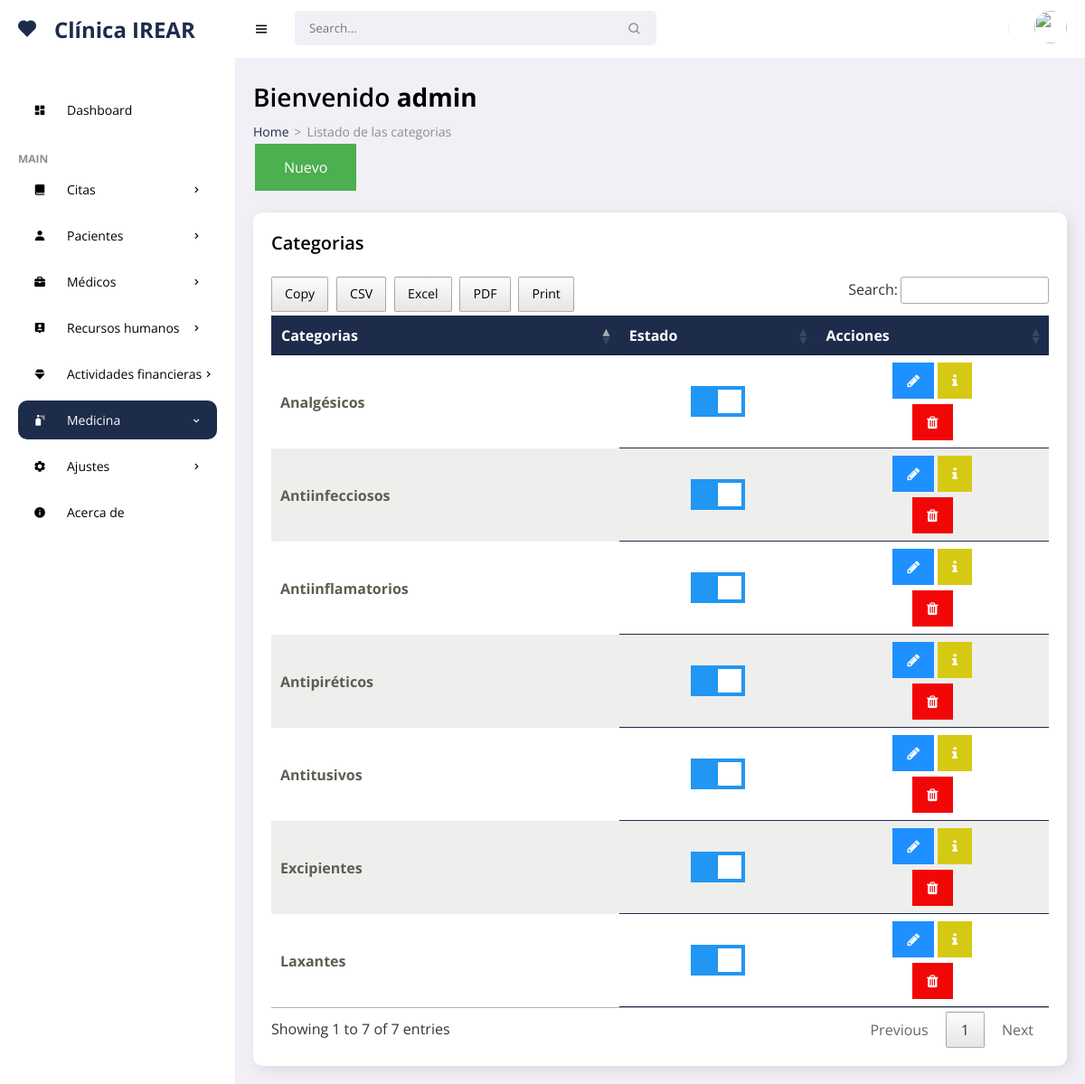
Screenshot of /frontend/medicinas/categoria.php (signed in) with the database file from the repository.
### tables this page shows
CREATE TABLE `category` (
  `idcat` int(11) NOT NULL,
  `nomcat` varchar(150) NOT NULL,
  `state` char(1) NOT NULL,
  `fere` timestamp NOT NULL DEFAULT current_timestamp() ON UPDATE current_timestamp()
);

### frontend/medicinas/categoria.php (the view, shortened to what this page needs)
<!DOCTYPE html>
<html lang="es">
<head>
    <link href='https://unpkg.com/boxicons@2.0.9/css/boxicons.min.css' rel='stylesheet'>
    <link rel="stylesheet" href="../../backend/css/admin.css">
    <link rel="stylesheet" type="text/css" href="../../backend/css/datatable.css">
    <link rel="stylesheet" type="text/css" href="../../backend/css/buttonsdataTables.css">
    <link rel="stylesheet" type="text/css" href="../../backend/css/font.css">
</head>
<body>
    <section id="sidebar">
        <a href="../admin/escritorio.php" class="brand"><i class='bx bxs-heart icon'></i> Clínica IREAR</a>
        <ul class="side-menu">
            <li><a href="../admin/escritorio.php" ><i class='bx bxs-dashboard icon' ></i> Dashboard</a></li>
            <li class="divider" data-text="main">Main</li>
            <li>
                <a href="#"><i class='bx bxs-book-alt icon' ></i> Citas <i class='bx bx-chevron-right icon-right' ></i></a>
            </li>
            <li>
                <a href="#"><i class='bx bxs-user icon' ></i> Pacientes <i class='bx bx-chevron-right icon-right' ></i></a>
            </li>
            <li>
                <a href="#"><i class='bx bxs-briefcase icon' ></i> Médicos <i class='bx bx-chevron-right icon-right' ></i></a>
            </li>
            <li>
                <a href="#"><i class='bx bxs-user-pin icon' ></i> Recursos humanos<i class='bx bx-chevron-right icon-right' ></i></a>
            </li>
            <li>
                <a href="#"><i class='bx bxs-diamond icon' ></i> Actividades financieras<i class='bx bx-chevron-right icon-right' ></i></a>
            </li>
            <li>
                <a href="#" class="active"><i class='bx bxs-spray-can icon' ></i> Medicina<i class='bx bx-chevron-right icon-right' ></i></a>
            </li>
            <li>
                <a href="#"><i class='bx bxs-cog icon' ></i> Ajustes<i class='bx bx-chevron-right icon-right' ></i></a>
            </li>
            <li><a href="../acerca/mostrar.php"><i class='bx bxs-info-circle icon' ></i> Acerca de</a></li>
        </ul>
    </section>
    <section id="content">
        <nav>
            <i class='bx bx-menu toggle-sidebar' ></i>
            <form action="#">
                <div class="form-group">
                    <input type="text" placeholder="Search...">
                    <i class='bx bx-search icon' ></i>
                </div>
            </form>
            <div class="profile">
                <img src="https://images.unsplash.com/photo-1517841905240-472988babdf9?ixid=MnwxMjA3fDB8MHxzZWFyY2h8NHx8cGVvcGxlfGVufDB8fDB8fA%3D%3D&ixlib=rb-1.2.1&auto=format&fit=crop&w=500&q=60" alt="">
            </div>
        </nav>
        <main>
            <h1 class="title">Bienvenido <?php echo '<strong>'.$_SESSION['username'].'</strong>'; ?></h1>
            <ul class="breadcrumbs">
                <li><a href="../admin/escritorio.php">Home</a></li>
                <li class="divider">></li>
                <li><a href="#" class="active">Listado de las categorias</a></li>
            </ul>
            <button class="button" onclick="location.href='categoria_nuevo.php'">Nuevo</button>
          <div class="data">
                <div class="content-data">
                    <div class="head">
                        <h3>Categorias</h3>
                    </div>
                   <div class="table-responsive" style="overflow-x:auto;">
                       <?php
require '../../backend/bd/Conexion.php';
$sentencia = $connect->prepare("SELECT * FROM category ORDER BY idcat DESC;");
 $sentencia->execute();
$data =  array();
if($sentencia){
  while($r = $sentencia->fetchObject()){
    $data[] = $r;
  }
}
     ?>
     <?php if(count($data)>0):?>
         <table id="example" class="responsive-table">
            <thead>
                <tr>
                    <th scope="col">Categorias</th>
                    <th scope="col">Estado</th>
                    <th scope="col">Acciones</th>
                </tr>
            </thead>
            <tbody>
                <?php foreach($data as $d):?>
                    <tr>
                        <th scope="row"><?php echo $d->nomcat ?></th>
                        <td data-title="Estado">
                        <label class="switch">
                          <span class="slider"></span>
                        </label>
                        </td>
                        <td>
                <a title="Actualizar" href="../medicinas/categoria_editar.php?id=<?php echo $d->idcat ?>" class="fa fa-pencil tooltip"></a>
                            <a title="Información" href="../medicinas/categoria_info.php?id=<?php echo $d->idcat ?>" class="fa fa-info"></a>
                            <form  onsubmit="return confirm('Realmente desea eliminar el registro?');" method='POST' action='<?php $_SERVER['PHP_SELF'] ?>'>
<button name='delete_category' style="cursor: pointer;" class="fa fa-trash"></button>
</form>
                        </td>
                    </tr>
                    <?php endforeach; ?>
            </tbody>
         </table>
    <?php endif; ?>
                    </div>
                </div>
            </div>
        </main>
    </section>
</body>
</html>

### backend/css/datatable.css (style rules this page uses)
table.dataTable thead>tr>th.sorting,table.dataTable thead>tr>th.sorting_asc,table.dataTable thead>tr>th.sorting_desc,table.dataTable thead>tr>th.sorting_asc_disabled,table.dataTable thead>tr>th.sorting_desc_disabled,table.dataTable thead>tr>td.sorting,table.dataTable thead>tr>td.sorting_asc,table.dataTable thead>tr>td.sorting_desc,table.dataTable thead>tr>td.sorting_asc_disabled,table.dataTable thead>tr>td.sorting_desc_disabled { cursor:pointer;position:relative;padding-right:26px }
table.dataTable thead>tr>th.sorting:before,table.dataTable thead>tr>th.sorting:after,table.dataTable thead>tr>th.sorting_asc:before,table.dataTable thead>tr>th.sorting_asc:after,table.dataTable thead>tr>th.sorting_desc:before,table.dataTable thead>tr>th.sorting_desc:after,table.dataTable thead>tr>th.sorting_asc_disabled:before,table.dataTable thead>tr>th.sorting_asc_disabled:after,table.dataTable thead>tr>th.sorting_desc_disabled:before,table.dataTable thead>tr>th.sorting_desc_disabled:after,table.dataTable thead>tr>td.sorting:before,table.dataTable thead>tr>td.sorting:after,table.dataTable thead>tr>td.sorting_asc:before,table.dataTable thead>tr>td.sorting_asc:after,table.dataTable thead>tr>td.sorting_desc:before,table.dataTable thead>tr>td.sorting_desc:after,table.dataTable thead>tr>td.sorting_asc_disabled:before,table.dataTable thead>tr>td.sorting_asc_disabled:after,table.dataTable thead>tr>td.sorting_desc_disabled:before,table.dataTable thead>tr>td.sorting_desc_disabled:after { position:absolute;display:block;opacity:.125;right:10px;line-height:9px;font-size:.9em }
table.dataTable thead>tr>th.sorting:before,table.dataTable thead>tr>th.sorting_asc:before,table.dataTable thead>tr>th.sorting_desc:before,table.dataTable thead>tr>th.sorting_asc_disabled:before,table.dataTable thead>tr>th.sorting_desc_disabled:before,table.dataTable thead>tr>td.sorting:before,table.dataTable thead>tr>td.sorting_asc:before,table.dataTable thead>tr>td.sorting_desc:before,table.dataTable thead>tr>td.sorting_asc_disabled:before,table.dataTable thead>tr>td.sorting_desc_disabled:before { bottom:50%;content:"▴" }
table.dataTable thead>tr>th.sorting:after,table.dataTable thead>tr>th.sorting_asc:after,table.dataTable thead>tr>th.sorting_desc:after,table.dataTable thead>tr>th.sorting_asc_disabled:after,table.dataTable thead>tr>th.sorting_desc_disabled:after,table.dataTable thead>tr>td.sorting:after,table.dataTable thead>tr>td.sorting_asc:after,table.dataTable thead>tr>td.sorting_desc:after,table.dataTable thead>tr>td.sorting_asc_disabled:after,table.dataTable thead>tr>td.sorting_desc_disabled:after { top:50%;content:"▾" }
table.dataTable thead>tr>th.sorting_asc:before,table.dataTable thead>tr>th.sorting_desc:after,table.dataTable thead>tr>td.sorting_asc:before,table.dataTable thead>tr>td.sorting_desc:after { opacity:.6 }
table.dataTable thead th,table.dataTable thead td,table.dataTable tfoot th,table.dataTable tfoot td { text-align:left }
table.dataTable { width:100%;margin:0 auto;clear:both;border-collapse:separate;border-spacing:0 }
table.dataTable thead th,table.dataTable tfoot th { font-weight:bold }
table.dataTable thead th,table.dataTable thead td { padding:10px;border-bottom:1px solid rgba(0, 0, 0, 0.3) }
table.dataTable tbody tr { background-color:transparent }
table.dataTable tbody th,table.dataTable tbody td { padding:8px 10px }
table.dataTable.no-footer { border-bottom:1px solid rgba(0, 0, 0, 0.3) }
table.dataTable th,table.dataTable td { box-sizing:content-box }

### rows the page displays
category: nomcat "Antitusivos"
category: nomcat "Antiinfecciosos"
category: nomcat "Laxantes"
category: nomcat "Antipiréticos"
category: nomcat "Antiinflamatorios"
category: nomcat "Analgésicos"
category: nomcat "Excipientes"

### other values shown
$_SESSION['username'] "admin"
